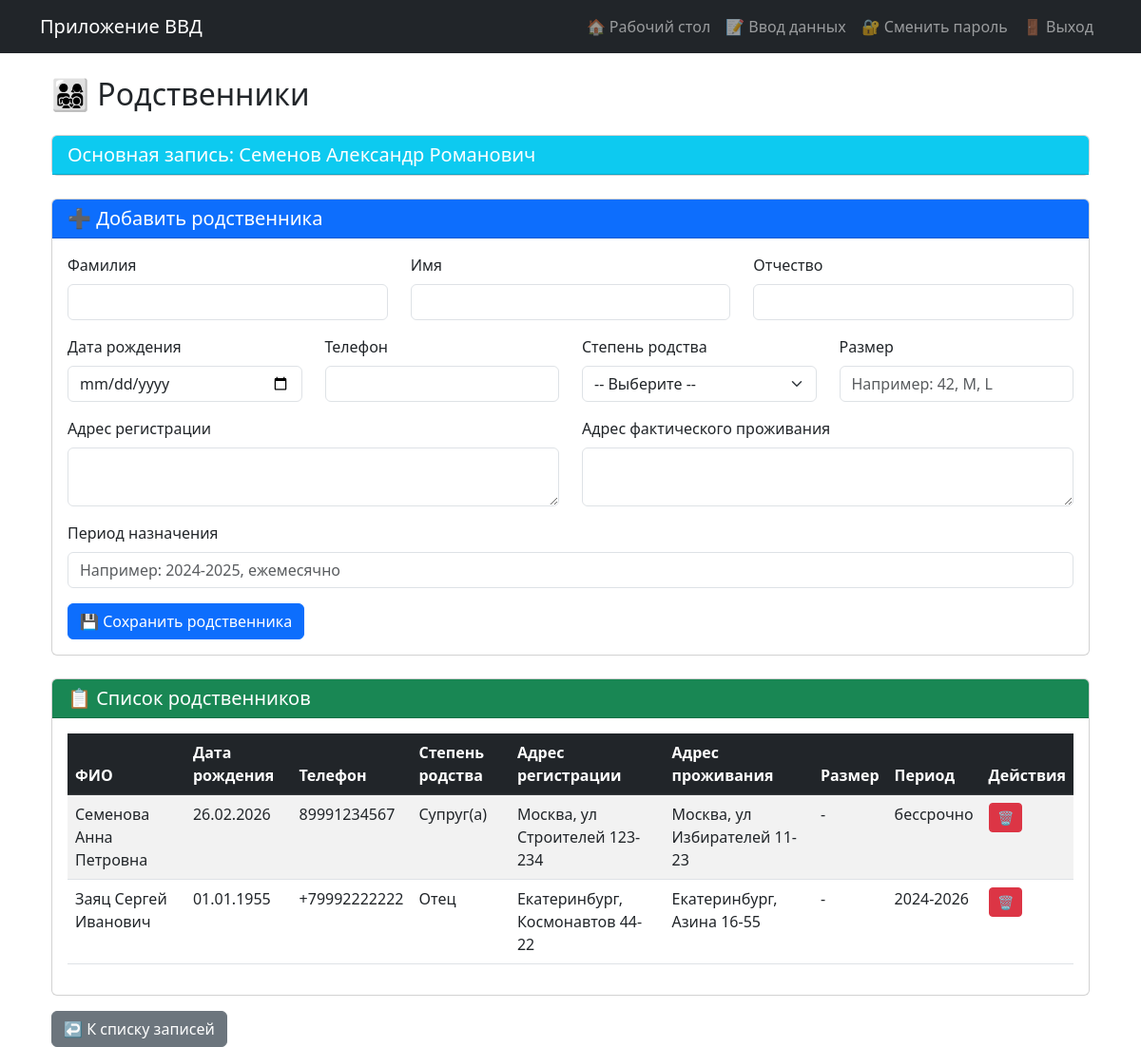
The app's page /person/2/relatives (signed in) with its own data.
### models.py (models this page shows, shortened)
class PersonData(db.Model):
    __tablename__ = 'person_data'  # Новое имя таблицы!
    __table_args__ = {'extend_existing': True}  # Добавлено!
    id = db.Column(db.Integer, primary_key=True)
    last_name = db.Column(db.String(100))
    first_name = db.Column(db.String(100))
    middle_name = db.Column(db.String(100))
    birth_date = db.Column(db.Date)
    date2 = db.Column(db.Date)
    place2 = db.Column(db.String(255))
    category = db.Column(db.String(200))
    category_custom = db.Column(db.String(200))
    position = db.Column(db.String(200))
    rank = db.Column(db.String(100))
    number = db.Column(db.String(100))
    lp = db.Column(db.String(255))
    lp_reason = db.Column(db.String(1000))
    place = db.Column(db.String(200))
    ppr = db.Column(db.String(200))
    place2_field = db.Column(db.String(200))
    date4 = db.Column(db.Date)
    ee = db.Column(db.Date)
    ee4 = db.Column(db.Date)
    created_at = db.Column(db.DateTime, default=datetime.now)
    updated_at = db.Column(db.DateTime, default=datetime.now, onupdate=datetime.now)
    user_id = db.Column(db.Integer, db.ForeignKey('users.id'), nullable=False)
    edit_history = db.relationship('EditHistory', backref='record', lazy='dynamic', cascade='all, delete-orphan')
    relatives_list = db.relationship('Relative', back_populates='main_person', lazy=True, cascade='all, delete-orphan')

class Relative(db.Model):
    __tablename__ = 'relatives'
    __table_args__ = {'extend_existing': True}
    id = db.Column(db.Integer, primary_key=True)
    person_data_id = db.Column(db.Integer, db.ForeignKey('person_data.id'), nullable=False)
    last_name = db.Column(db.String(100))
    first_name = db.Column(db.String(100))
    middle_name = db.Column(db.String(100))
    birth_date = db.Column(db.Date)
    registration_address = db.Column(db.String(500))
    actual_address = db.Column(db.String(500))
    phone = db.Column(db.String(50))
    relation_degree = db.Column(db.String(100))
    size = db.Column(db.String(100))
    period_assignment = db.Column(db.String(200))
    main_person = db.relationship('PersonData', back_populates='relatives_list')

### app.py (the view, shortened to what this page needs)
@app.route('/person/<int:person_id>/relatives', methods=['GET', 'POST'])
@login_required
def manage_relatives(person_id):
    person = PersonData.query.get_or_404(person_id)
    relatives = Relative.query.filter_by(person_data_id=person.id).all()
    return render_template('relatives.html', person=person, relatives=relatives)

### app.py (called while the page is built)
@login_manager.user_loader
def load_user(user_id):
    return db.session.get(User, int(user_id)) #User.query.get(int(user_id))

### models.py (called while the page is built)
    def is_admin(self):
        return self.role == 'admin'

### templates/relatives.html (shortened to what this page needs)
{% extends "base.html" %}
{% block content %}
<div class="container-fluid">
    <h2 class="mb-4">👨‍👩‍👧‍👦 Родственники</h2>
    <div class="card mb-4">
        <div class="card-header bg-info text-white">
            <h5 class="mb-0">Основная запись: {{ person.last_name }} {{ person.first_name }} {{ person.middle_name }}</h5>
        </div>
    </div>
    <div class="card mb-4">
        <div class="card-header bg-primary text-white">
            <h5 class="mb-0">➕ Добавить родственника</h5>
        </div>
        <div class="card-body">
            <form method="post" id="relativeForm">
                <div class="row">
                    <div class="col-md-4 mb-3">
                        <label for="last_name" class="form-label">Фамилия</label>
                        <input type="text" class="form-control" id="last_name" name="last_name" required>
                    </div>
                    <div class="col-md-4 mb-3">
                        <label for="first_name" class="form-label">Имя</label>
                        <input type="text" class="form-control" id="first_name" name="first_name" required>
                    </div>
                    <div class="col-md-4 mb-3">
                        <label for="middle_name" class="form-label">Отчество</label>
                        <input type="text" class="form-control" id="middle_name" name="middle_name">
                    </div>
                </div>
                <div class="row">
                    <div class="col-md-3 mb-3">
                        <label for="birth_date" class="form-label">Дата рождения</label>
                        <input type="date" class="form-control" id="birth_date" name="birth_date">
                    </div>
                    <div class="col-md-3 mb-3">
                        <label for="phone" class="form-label">Телефон</label>
                        <input type="text" class="form-control" id="phone" name="phone">
                    </div>
                    <div class="col-md-3 mb-3">
                        <label for="relation_degree" class="form-label">Степень родства</label>
                        <select class="form-select" id="relation_degree" name="relation_degree">
                            <option value="">-- Выберите --</option>
                        </select>
                    </div>
                    <div class="col-md-3 mb-3">
                        <label for="size" class="form-label">Размер</label>
                        <input type="text" class="form-control" id="size" name="size" placeholder="Например: 42, M, L">
                    </div>
                </div>
                <div class="row">
                    <div class="col-md-6 mb-3">
                        <label for="registration_address" class="form-label">Адрес регистрации</label>
                        <textarea class="form-control" id="registration_address" name="registration_address" rows="2"></textarea>
                    </div>
                    <div class="col-md-6 mb-3">
                        <label for="actual_address" class="form-label">Адрес фактического проживания</label>
                        <textarea class="form-control" id="actual_address" name="actual_address" rows="2"></textarea>
                    </div>
                </div>
                <div class="row">
                    <div class="col-md-12 mb-3">
                        <label for="period_assignment" class="form-label">Период назначения</label>
                        <input type="text" class="form-control" id="period_assignment" name="period_assignment" placeholder="Например: 2024-2025, ежемесячно">
                    </div>
                </div>
                <button type="submit" class="btn btn-primary">💾 Сохранить родственника</button>
            </form>
        </div>
    </div>
    <div class="card">
        <div class="card-header bg-success text-white">
            <h5 class="mb-0">📋 Список родственников</h5>
        </div>
        <div class="card-body">
            {% if relatives %}
            <div class="table-responsive">
                <table class="table table-striped">
                    <thead class="table-dark">
                        <tr>
                            <th>ФИО</th>
                            <th>Дата рождения</th>
                            <th>Телефон</th>
                            <th>Степень родства</th>
                            <th>Адрес регистрации</th>
                            <th>Адрес проживания</th>
                            <th>Размер</th>
                            <th>Период</th>
                            <th>Действия</th>
                        </tr>
                    </thead>
                    <tbody>
                        {% for relative in relatives %}
                        <tr>
                            <td>{{ relative.last_name }} {{ relative.first_name }} {{ relative.middle_name }}</td>
                            <td>{{ relative.birth_date.strftime('%d.%m.%Y') if relative.birth_date else '-' }}</td>
                            <td>{{ relative.phone or '-' }}</td>
                            <td>{{ relative.relation_degree or '-' }}</td>
                            <td>{{ relative.registration_address or '-' }}</td>
                            <td>{{ relative.actual_address or '-' }}</td>
                            <td>{{ relative.size or '-' }}</td>
                            <td>{{ relative.period_assignment or '-' }}</td>
                            <td>
                                <a href="{{ url_for('delete_relative', relative_id=relative.id) }}"
                                   class="btn btn-danger btn-sm"
                                   onclick="return confirm('Удалить родственника?')">🗑️</a>
                            </td>
                        </tr>
                        {% endfor %}
                    </tbody>
                </table>
            </div>
            {% else %}
            <div class="alert alert-info">
                У этой записи пока нет родственников.
            </div>
            {% endif %}
        </div>
    </div>
    <div class="mt-3">
        <a href="{{ url_for('all_records') }}" class="btn btn-secondary">↩️ К списку записей</a>
    </div>
</div>
{% endblock %}

### records on screen
PersonData: last_name "Семенов", first_name "Александр", middle_name "Романович"
Relative: last_name "Семенова", first_name "Анна", middle_name "Петровна", birth_date "26.02.2026", phone "89991234567", relation_degree "Супруг(а)", registration_address "Москва, ул Строителей 123-234", actual_address "Москва, ул Избирателей 11-23", size "-", period_assignment "бессрочно"
Relative: last_name "Заяц", first_name "Сергей", middle_name "Иванович", birth_date "01.01.1955", phone "+79992222222", relation_degree "Отец", registration_address "Екатеринбург, Космонавтов 44-22", actual_address "Екатеринбург, Азина 16-55", size "-", period_assignment "2024-2026"
